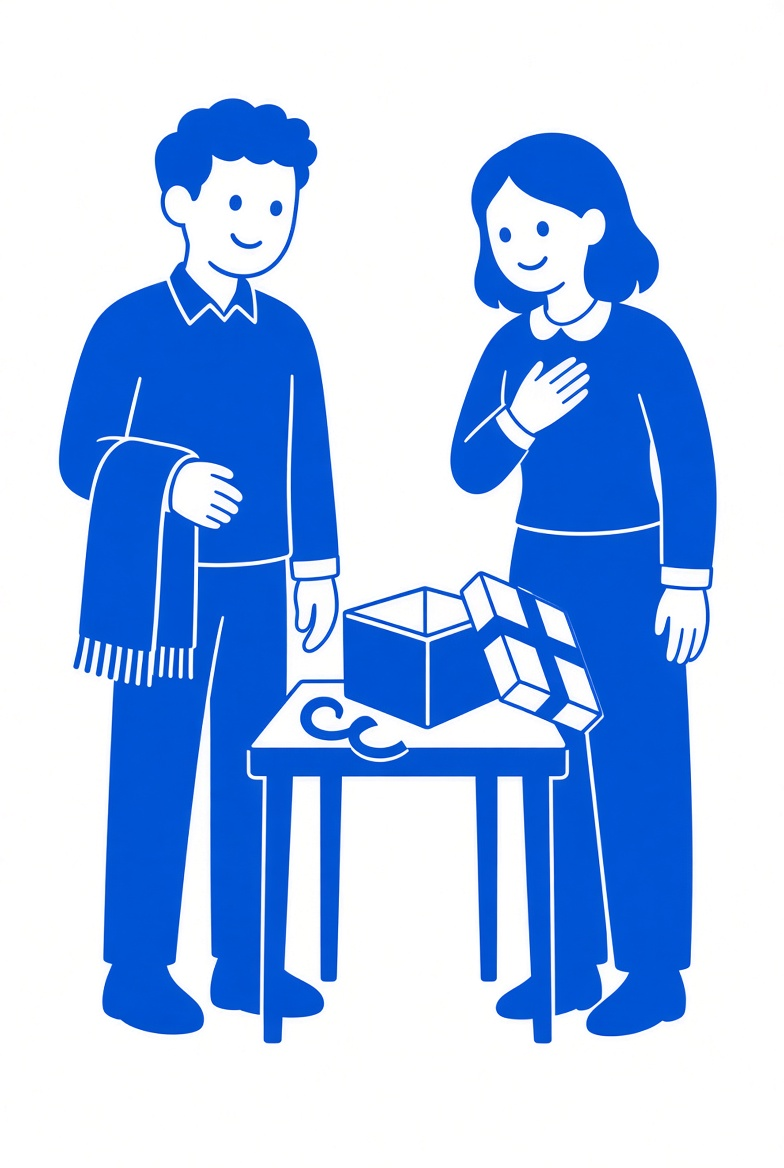
#> input picture assets/verb-propositions/incoming/bedanken-voor-cadeau.png, 784 x 1168 px
$ python -i check-prepositions-art.py   (imports and definitions only)
#> lines starting #> are read from the running program, lines starting #| are printed output that depends on the picture
#!/usr/bin/env python3
"""Reject Voorzetselpaden scene images that break the house rules.

Two passes over every image in a folder:

  1. measure  - deterministic pixel checks (PIL): one cobalt ink, white paper,
                no grey, no second colour, 2:3, big enough.
  2. vision   - optional. Asks a local vision model (LM Studio or anything
                OpenAI-compatible) whether the drawing shows what the card's
                "Must read" says and none of what its "Avoid" says.

The cards come from the band pages, which are the source of truth, so the
brief a picture is judged against is never a copy that can go stale.

    python3 tools/check-prepositions-art.py                     # incoming/
    python3 tools/check-prepositions-art.py DIR [DIR ...]
    python3 tools/check-prepositions-art.py --no-vision         # pixel pass only
    python3 tools/check-prepositions-art.py --html report.html --json report.json

Vision needs an OpenAI-compatible server with a vision model. In LM Studio:
load a VLM (e.g. Qwen2.5-VL-7B-Instruct), start the local server, then run
this tool; the model name is discovered from /v1/models. Nothing is sent to
the internet.

Exit code is 1 if any image failed, so it can gate a batch.
"""
import argparse
import base64
import html as H
import importlib.util
import io
import json
import sys
import urllib.error
import urllib.request
from colorsys import rgb_to_hsv
from pathlib import Path

from PIL import Image

ROOT = Path(__file__).resolve().parent.parent
DEFAULT_DIR = ROOT / "assets/verb-propositions/incoming"

# House rules, from Docs/game-art.html and base-prompt.txt: one flat cobalt on
# pure white. Ink is delivered at hue 214-216 in practice, so the window is
# deliberately wider than the nominal #2B50C8 (hue 216) to allow for encoder
# drift, and narrower than "any blue".
INK_HUE = (200.0, 235.0)
MIN_SAT = 0.45
WHITE_V, WHITE_S = 0.95, 0.06
GREY_S, GREY_V = 0.25, 0.90

# Thresholds. The accepted art measures ink 20-30%, white 65-78%, grey 0.0%.
# Grey, a second colour, tone and wrong framing are hard failures: they mean the
# picture is not in the house style at all. Ink outside its usual band is only a
# warning, because a legitimately sparse scene (one small figure) sits near 9%.
LIMITS = dict(ink=(12.0, 40.0), white=(55.0, 100.0), grey=(0.0, 3.0),
              other=(0.0, 3.0), mid=(0.0, 12.0))
ASPECT = 2 / 3
ASPECT_TOL = 0.03
MIN_SIDE = 512


# [15 lines left out: functions load_card_reader, all_cards, not called in this run]


def flatten(im, bg=(255, 255, 255)):
    """Composite onto a background. Paper art goes on white; in-game masks are
    shown on a cobalt block, which is what a reviewer should see."""
    if im.mode in ("RGBA", "LA", "P"):
        im = im.convert("RGBA")
        paper = Image.new("RGBA", im.size, tuple(bg) + (255,))
        im = Image.alpha_composite(paper, im)
    return im.convert("RGB")


def measure(path, sample=320):
#> called with sample = 320
    with Image.open(path) as raw:
#> raw is the input picture: PIL image 784x1168 RGB; mean R, G, B 168.4, 196.1, 238.9
        im = flatten(raw)
        width, height = im.size
#> width = 784; height = 1168
        # Downscale for the colour census: the checks are about proportions,
        # not detail, and this keeps 1000-image runs quick.
        scale = sample / max(width, height)
#> scale = 0.274
        small = im.resize((max(1, round(width * scale)), max(1, round(height * scale))))
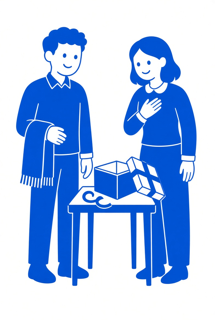
#> small: PIL image 215x320 RGB; mean R, G, B 168.4, 196, 238.8
    # tobytes() rather than getdata(): the latter is deprecated in Pillow 14.
    data = small.tobytes()
    total = len(data) // 3
#> total = 68800
    ink = white = grey = other = mid = 0
    hue_sum = 0.0
    for i in range(0, len(data), 3):
        r, g, b = data[i], data[i + 1], data[i + 2]
        h, s, v = rgb_to_hsv(r / 255, g / 255, b / 255)
        hue = h * 360
        if s > MIN_SAT and INK_HUE[0] <= hue <= INK_HUE[1] and v > 0.15:
            ink += 1
            hue_sum += hue
        elif s < WHITE_S and v > WHITE_V:
            white += 1
        elif s < GREY_S and v < GREY_V:
            grey += 1
        elif s > 0.30 and v > 0.15:
            other += 1          # a chromatic colour that is not the ink
        else:
            mid += 1            # soft edges, gradients, tonal shading
#> this loop made 68800 passes
#> (i, r, g, b, h, s, v, hue) on passes 2 to 13: (3, 255, 255, 253, 0.167, 0.00784, 1, 60), (6, 255, 255, 253, 0.167, 0.00784, 1, 60), (9, 255, 255, 253, 0.167, 0.00784, 1, 60), (12, 255, 255, 254, 0.167, 0.00392, 1, 60), (15, 255, 255, 255, 0, 0, 1, 0), (18, 255, 255, 255, 0, 0, 1, 0), (21, 255, 255, 255, 0, 0, 1, 0), (24, 255, 255, 255, 0, 0, 1, 0), (27, 255, 255, 255, 0, 0, 1, 0), (30, 255, 255, 255, 0, 0, 1, 0), (33, 255, 255, 255, 0, 0, 1, 0), (36, 255, 255, 255, 0, 0, 1, 0)
#> (r, g, b, h, s, v, hue) on passes 1, 61, 62, 63, 64, 65: (254, 254, 253, 0.167, 0.00394, 0.996, 60), (255, 255, 255, 0, 0, 1, 0), (255, 255, 254, 0.167, 0.00392, 1, 60), (255, 255, 253, 0.167, 0.00784, 1, 60), (255, 255, 255, 0, 0, 1, 0), (255, 255, 255, 0, 0, 1, 0)
    return dict(
        mode="paper",
        size=f"{width}x{height}", width=width, height=height,
        ink=100.0 * ink / total, white=100.0 * white / total,
        grey=100.0 * grey / total, other=100.0 * other / total,
        mid=100.0 * mid / total,
        hue=(hue_sum / ink) if ink else 0.0,
    )


# [68 lines left out: functions measure_mask, is_mask, pixel_verdict, not called in this run]


VISION_PROMPT = """You are checking one illustration for a Dutch language
exercise. Each card has a "must" (what the picture has to show) and an "avoid"
(what would make it teach the wrong thing).

MUST: {must}
AVOID: {avoid}
INTENDED: {alt}

Answer only with JSON, no prose and no code fences:
{{"shows_must": true|false, "violations": ["..."], "text_in_image": true|false,
  "reason": "one short sentence"}}

shows_must is true only if every part of MUST is visible.
violations lists any AVOID item that is present.
text_in_image is true if there are letters, numbers or words anywhere."""


# [57 lines left out: functions discover_vlm, ask_vision, not called in this run]


THUMB_W = 150


# [120 lines left out: functions thumb_uri, write_html, main, not called in this run]


# [2 lines not run here, left out]

>>> result = measure('../assets/verb-propositions/incoming/bedanken-voor-cadeau.png')

$ run again, on assets/verb-propositions/incoming/doorbrengen-met-vrienden.png
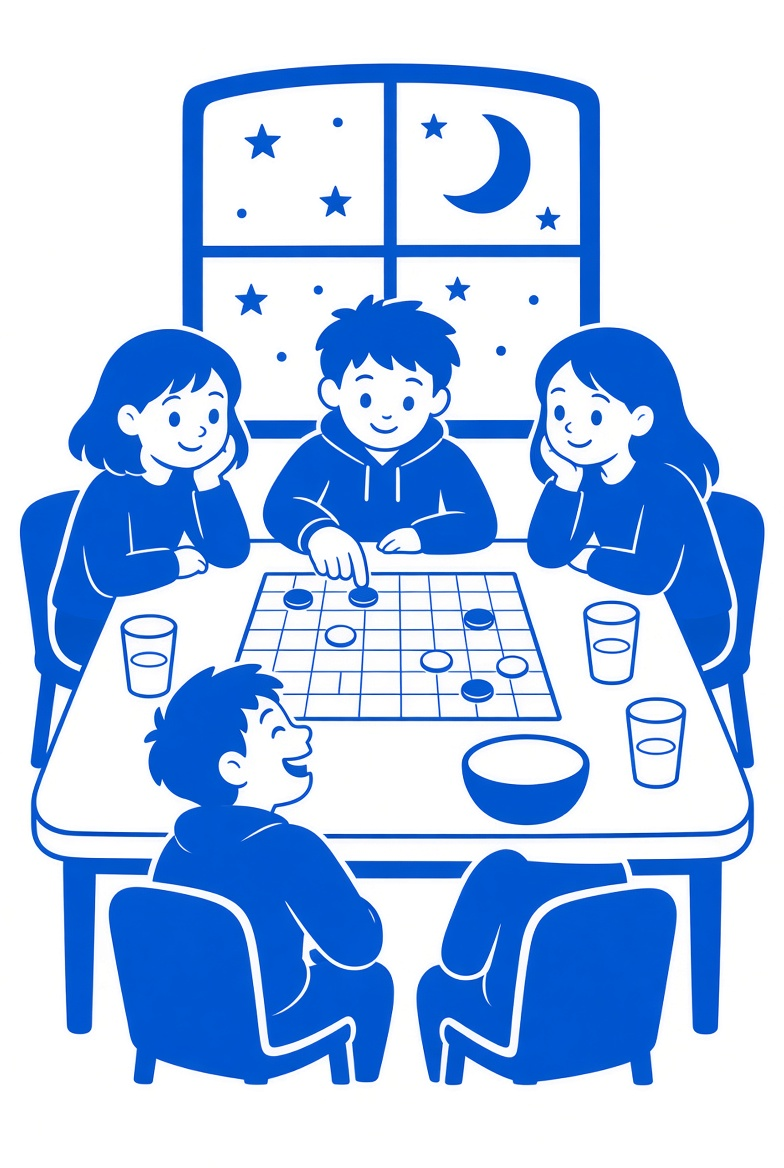
#> input picture assets/verb-propositions/incoming/doorbrengen-met-vrienden.png, 784 x 1168 px
#> in measure, raw is the input picture: PIL image 784x1168 RGB; mean R, G, B 172, 198.9, 237.5
#> in measure, `small = im.resize((max(1, round(width * scale)), max(1, round(height *..`:
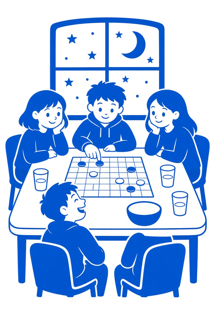
#> small: PIL image 215x320 RGB; mean R, G, B 172, 198.7, 237.4
#> total = 68800
#> the loop in measure, `for i in range(0, len(data), 3):` made 68800 passes
#> i on passes 2 to 9: 3, 6, 9, 12, 15, 18, 21, 24

$ run again, on assets/verb-propositions/incoming/eraan-denken-boodschappen.png
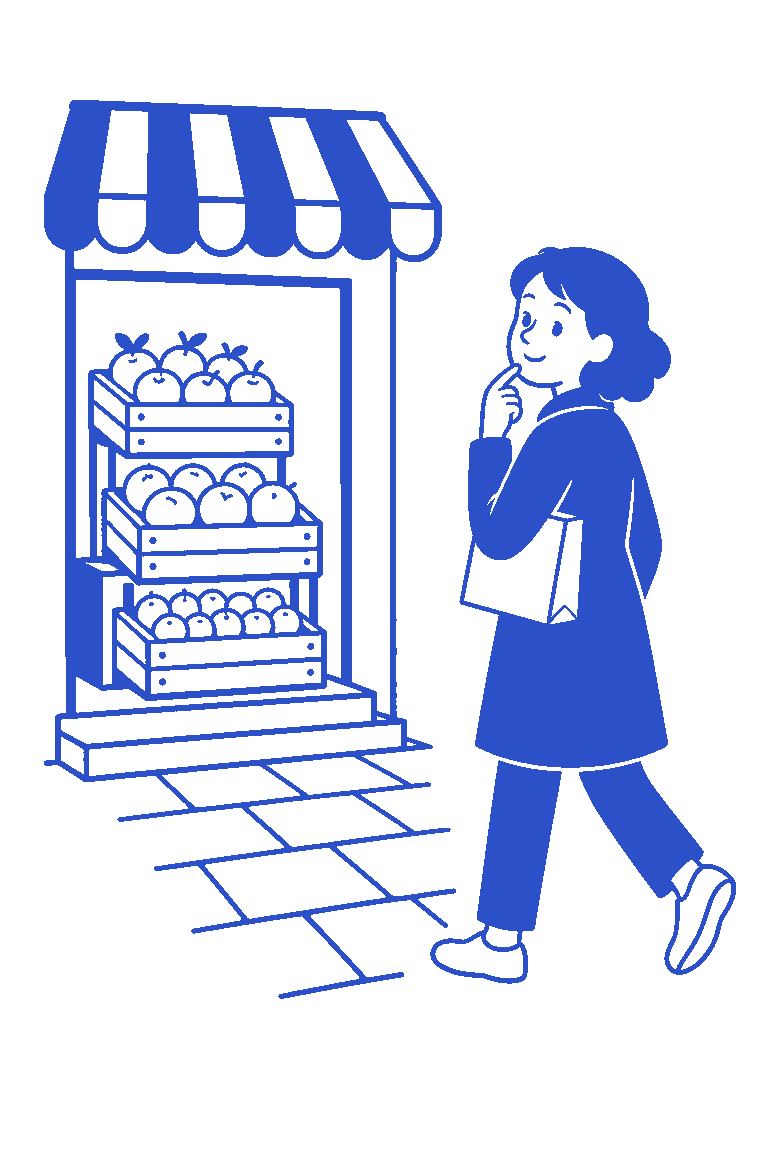
#> input picture assets/verb-propositions/incoming/eraan-denken-boodschappen.png, 784 x 1168 px
#> in measure, raw is the input picture: PIL image 784x1168 RGB; mean R, G, B 213.3, 220.6, 244.2
#> in measure, `small = im.resize((max(1, round(width * scale)), max(1, round(height *..`:
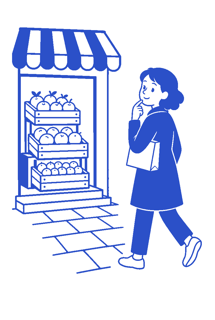
#> small: PIL image 215x320 RGB; mean R, G, B 212.7, 220.1, 244
#> total = 68800
#> the loop in measure, `for i in range(0, len(data), 3):` made 68800 passes
#> i on passes 2 to 9: 3, 6, 9, 12, 15, 18, 21, 24

$ run again, on assets/verb-propositions/incoming/eraan-denken-sleutels.png
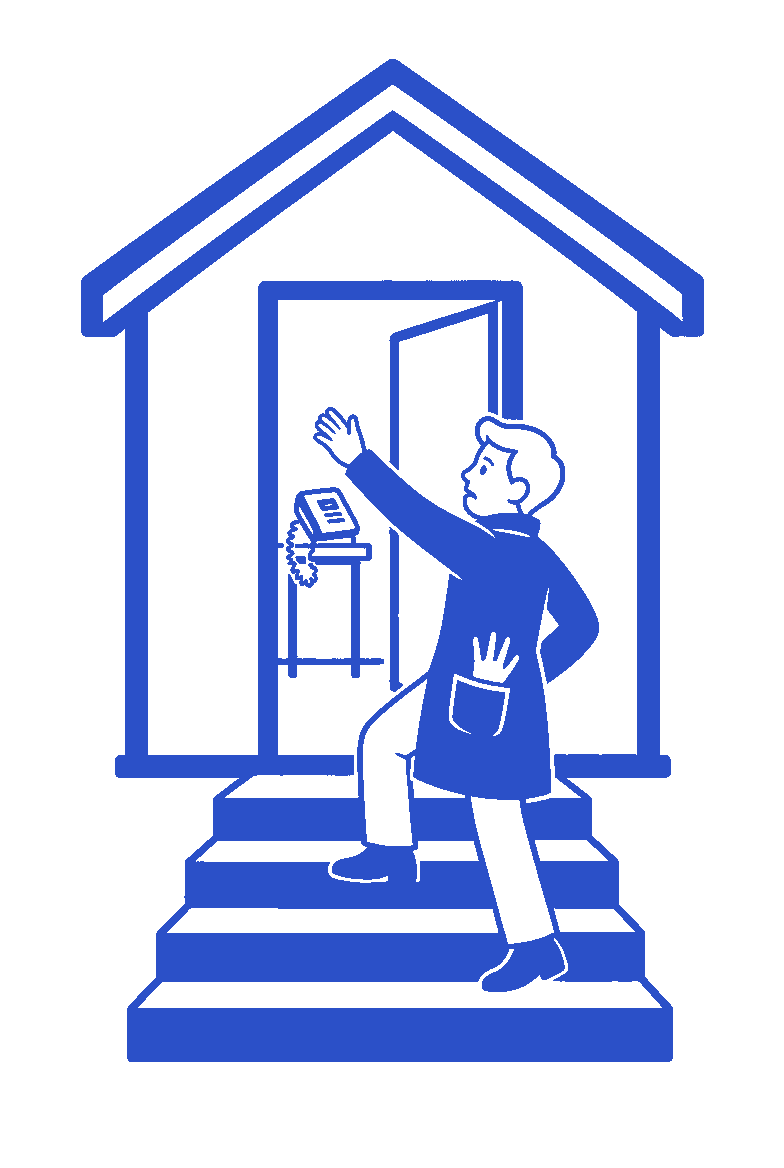
#> input picture assets/verb-propositions/incoming/eraan-denken-sleutels.png, 784 x 1168 px
#> in measure, raw is the input picture: PIL image 784x1168 RGB; mean R, G, B 204.6, 213.4, 241.9
#> in measure, `small = im.resize((max(1, round(width * scale)), max(1, round(height *..`:
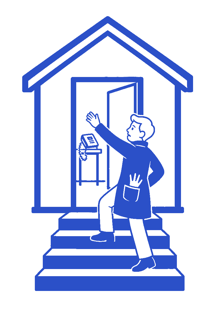
#> small: PIL image 215x320 RGB; mean R, G, B 204.2, 213.1, 241.8
#> total = 68800
#> the loop in measure, `for i in range(0, len(data), 3):` made 68800 passes
#> i on passes 2 to 9: 3, 6, 9, 12, 15, 18, 21, 24
